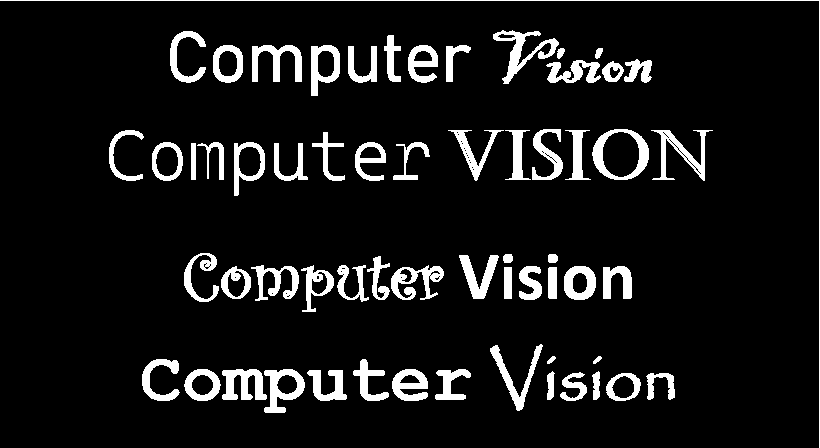
#> input picture bwimg.png, 820 x 448 px
$ jupyter execute 5_Morphological.ipynb
#> lines starting #> are read from the running program, lines starting #| are printed output that depends on the picture; after the words box and inside, x2 and y2 are one past the last pixel; in counts of white or black regions, pixels touching at a corner belong together
[cell 1]
# import libraries
import cv2
import numpy as np
import matplotlib.pyplot as plt

[cell 2]
# reading image
img = cv2.imread('bwimg.png',0)
#> img: shape (448, 820); 8.8% white; 61 white regions, largest, box (x1, y1, x2, y2) and area: (0, 0, 820, 448) 1267, (493, 30, 559, 84) 1017, (592, 129, 649, 180) 1007

plt.imshow(img,cmap = 'gray')
plt.axis('off')
plt.title('Original Image')

# Perform erosion
# Define structuring element
StrEl = np.ones((5,5),np.uint8)

erosion = cv2.erode(img, StrEl, iterations = 1)
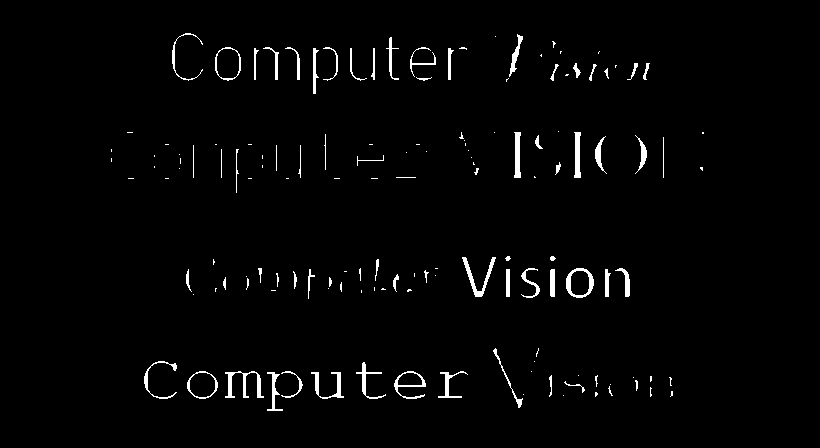
#> erosion: shape (448, 820); 1.9% white; 143 white regions (76 under 20 px), largest, box (x1, y1, x2, y2) and area: (225, 371, 264, 398) 341, (462, 257, 496, 297) 320, (566, 268, 594, 298) 287


# Perform dilation
# using cv2.getStructuringElement() to define structuring element
StrEl = cv2.getStructuringElement(cv2.MORPH_RECT,(5,5))

dilation = cv2.dilate(img, StrEl, iterations = 1)
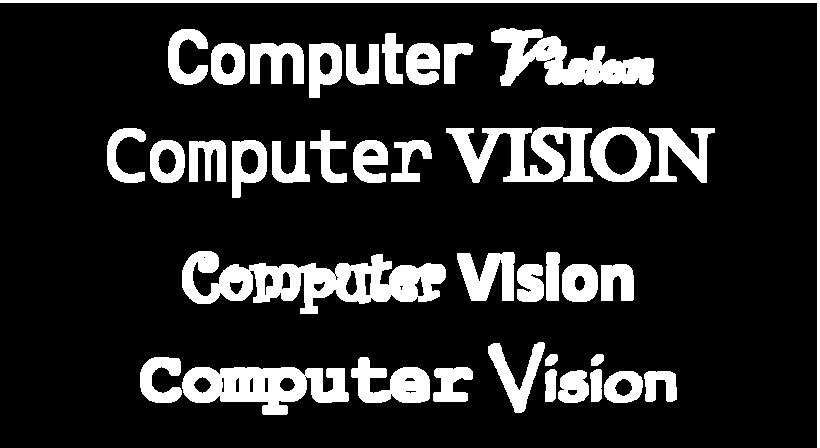
#> dilation: shape (448, 820); 16.4% white; 39 white regions, largest, box (x1, y1, x2, y2) and area: (182, 251, 446, 314) 8076, (182, 367, 349, 415) 4960, (491, 28, 654, 86) 4736

# plot image and its histogram
plt.figure(figsize=(15,30))

plt.subplot(1,2,1)
plt.imshow(erosion, cmap = 'gray')
plt.axis('off')
plt.title('Morphological Erosion')

plt.subplot(1,2,2)
plt.imshow(dilation,cmap = 'gray')
plt.axis('off')
plt.title('Morphological dilation')

plt.show()
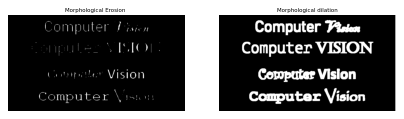
#> figure drawn by matplotlib, 2 panels

[cell 3]
# Perform opening and closing

# using cv2.getStructuringElement() to define structuring element
StrEl = cv2.getStructuringElement(cv2.MORPH_RECT,(5,5))

opening = cv2.morphologyEx(img, cv2.MORPH_OPEN, StrEl)
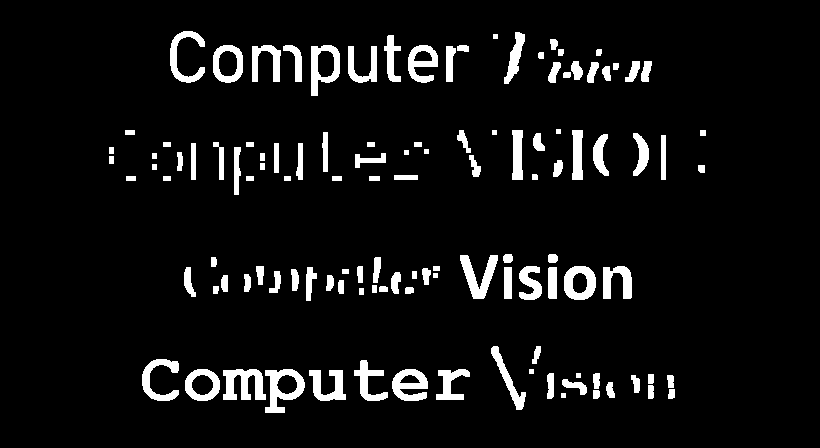
#> opening: shape (448, 820); 6.6% white; 120 white regions, largest, box (x1, y1, x2, y2) and area: (223, 369, 266, 400) 865, (265, 369, 305, 413) 853, (460, 255, 498, 299) 768

closing = cv2.morphologyEx(img, cv2.MORPH_CLOSE, StrEl)
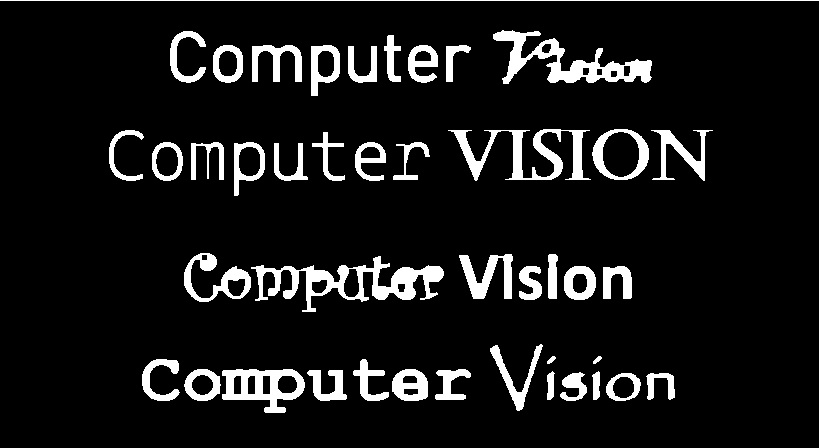
#> closing: shape (448, 820); 9.2% white; 43 white regions, largest, box (x1, y1, x2, y2) and area: (251, 256, 444, 312) 3493, (493, 30, 652, 84) 2964, (448, 129, 591, 181) 2439

# plot image and its histogram
plt.figure(figsize=(15,30))

plt.subplot(1,2,1)
plt.imshow(opening, cmap = 'gray')
plt.axis('off')
plt.title('Morphological Erosion')

plt.subplot(1,2,2)
plt.imshow(closing,cmap = 'gray')
plt.axis('off')
plt.title('Morphological dilation')

plt.show()
